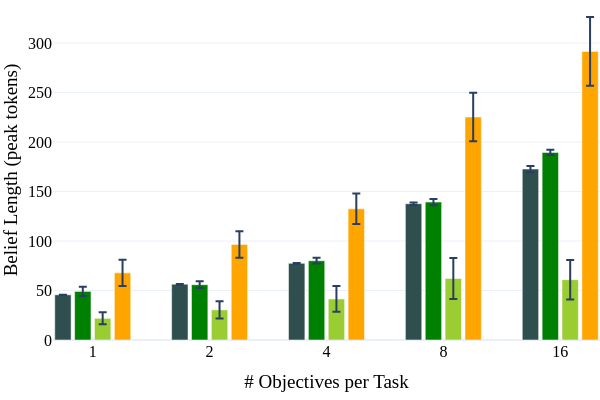

Here is the notebook cell this chart was saved with:
### Code cell
fig = go.Figure()
OBJS_TO_X = {1: 1, 2: 2, 4: 3, 8: 4, 16: 5}

bar_width = 0.14
bar_padding = 0.03
xoffsets = (np.arange(4) - 1.5) * (bar_width + bar_padding)

x_index = 0
# ABBEL Zero-Shot Tokens
fig.add_trace(go.Bar(
    x=[OBJS_TO_X[o] + xoffsets[x_index] for o in ALL_NUM_OBJS],
    y=[np.mean(t) for t in zbeliefs],
    error_y=dict(type='data', array=[np.std(t)/np.sqrt(len(t)) for t in zbeliefs]),
    name='ABBEL Zero-Shot',
    marker_color='darkslategray',
    width=bar_width
))

x_index += 1
# ABBEL Tokens
seeds_obj_result = []
for seed in abeliefs_seeds:
    seeds_obj_result.append([np.mean(obj) for obj in seed])
seeds_obj_result = np.vstack(seeds_obj_result)
fig.add_trace(go.Bar(
    x=[OBJS_TO_X[o] + xoffsets[x_index] for o in ALL_NUM_OBJS],
    y=np.mean(seeds_obj_result,axis=0),
    error_y=dict(type='data', array=np.std(seeds_obj_result,axis=0)/np.sqrt(len(seeds_obj_result))),
    name='ABBEL',
    marker_color='green',
    width=bar_width
))

x_index += 1
# ABBEL (Length Penalty) Tokens
seeds_obj_result = []
for seed in apen01beliefs_seeds:
    seeds_obj_result.append([np.mean(obj) for obj in seed])
seeds_obj_result = np.vstack(seeds_obj_result)
fig.add_trace(go.Bar(
    x=[OBJS_TO_X[o] + xoffsets[x_index] for o in ALL_NUM_OBJS],
    y=np.mean(seeds_obj_result,axis=0),
    error_y=dict(type='data', array=np.std(seeds_obj_result,axis=0)/np.sqrt(len(seeds_obj_result))),
    name='ABBEL (Length Penalty)',
    marker_color='yellowgreen',
    width=bar_width
))

x_index += 1
seeds_obj_result = []
for seed in internal_states_seeds:
    seeds_obj_result.append([np.mean(obj) for obj in seed])
seeds_obj_result = np.vstack(seeds_obj_result)
# MEM1 (Instruct) Tokens
fig.add_trace(go.Bar(
    x=[OBJS_TO_X[o] + xoffsets[x_index] for o in ALL_NUM_OBJS],
    y=np.mean(seeds_obj_result,axis=0),
    error_y=dict(type='data', array=np.std(seeds_obj_result,axis=0)/np.sqrt(len(seeds_obj_result))),
    name='MEM1 (Instruct)',
    marker_color='orange',
    width=bar_width
))


fig.update_layout(
    xaxis_title='# Objectives per Task',
    yaxis_title='Belief Length (peak tokens)',
    template='plotly_white',
    font=dict(family='Times New Roman', size=16, color='black'),
    width=600,
    height=400,
    showlegend=False,
    xaxis=dict(tickvals=[OBJS_TO_X[o] for o in ALL_NUM_OBJS], ticktext=ALL_NUM_OBJS),
    margin=dict(l=0, r=0, t=0, b=60)
)

fig.show()
fig.write_image("notebooks/figures/QA_peak_tokens_memory_only_fulleval_seeds.pdf", width=500, height=400)

### Figure 1 — Plotly figure (JSON) as saved in the notebook; plotly's stock layout.template omitted (floating-point values rounded to 4 significant figures)
{"data": [{"error_y": {"array": [0.1903, 0.2358, 0.4083, 1.221, 3.187], "type": "data"}, "marker": {"color": "darkslategray"}, "name": "ABBEL Zero-Shot", "type": "bar", "width": 0.14, "x": [0.745, 1.745, 2.745, 3.745, 4.745], "y": [45.64, 56.4, 77.41, 137.6, 172.7]}, {"error_y": {"array": [4.751, 3.453, 2.898, 3.121, 2.631], "type": "data"}, "marker": {"color": "green"}, "name": "ABBEL", "type": "bar", "width": 0.14, "x": [0.915, 1.915, 2.915, 3.915, 4.915], "y": [49.07, 55.88, 80.09, 139.3, 189.5]}, {"error_y": {"array": [6.009, 8.784, 13.03, 20.78, 19.92], "type": "data"}, "marker": {"color": "yellowgreen"}, "name": "ABBEL (Length Penalty)", "type": "bar", "width": 0.14, "x": [1.085, 2.085, 3.085, 4.085, 5.085], "y": [21.92, 30.43, 41.45, 62.16, 60.95]}, {"error_y": {"array": [13.26, 13.39, 15.33, 24.58, 34.74], "type": "data"}, "marker": {"color": "orange"}, "name": "MEM1 (Instruct)", "type": "bar", "width": 0.14, "x": [1.255, 2.255, 3.255, 4.255, 5.255], "y": [67.8, 96.57, 132.5, 225.2, 291.5]}], "layout": {"font": {"color": "black", "family": "Times New Roman", "size": 16}, "height": 400, "margin": {"b": 60, "l": 0, "r": 0, "t": 0}, "showlegend": false, "width": 600, "xaxis": {"ticktext": [1, 2, 4, 8, 16], "tickvals": [1, 2, 3, 4, 5], "title": {"text": "# Objectives per Task"}}, "yaxis": {"title": {"text": "Belief Length (peak tokens)"}}}}
